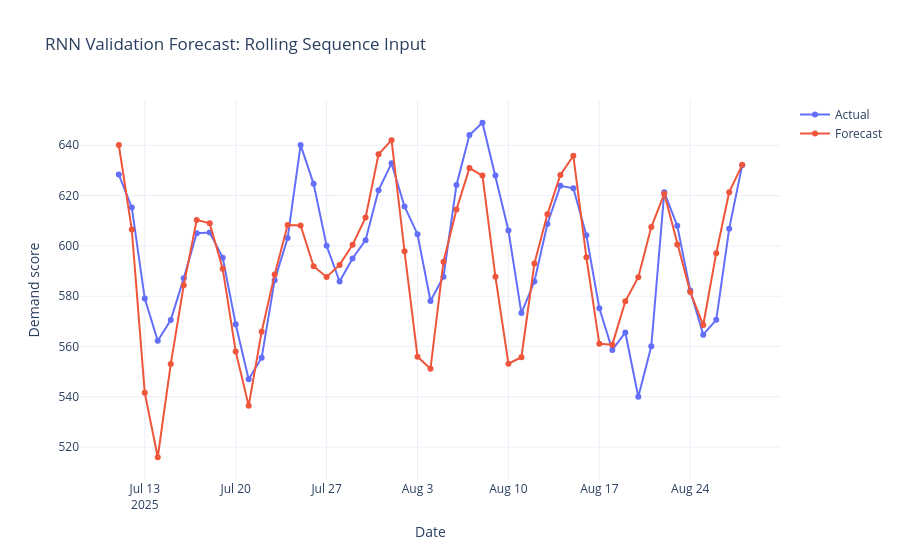

The notebook cell this image was saved under:
### Code cell
plot_forecast(
    val_seq_dates,
    y_val_seq_raw,
    rnn_pred,
    "RNN Validation Forecast: Rolling Sequence Input",
)
